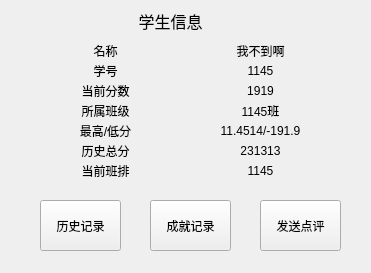
<?xml version="1.0" encoding="UTF-8"?>
<ui version="4.0">
 <class>Form</class>
 <widget class="QWidget" name="Form">
  <property name="geometry">
   <rect>
    <x>0</x>
    <y>0</y>
    <width>371</width>
    <height>273</height>
   </rect>
  </property>
  <property name="windowTitle">
   <string>学生信息</string>
  </property>
  <widget class="QLabel" name="label_3">
   <property name="geometry">
    <rect>
     <x>70</x>
     <y>60</y>
     <width>71</width>
     <height>21</height>
    </rect>
   </property>
   <property name="text">
    <string>学号</string>
   </property>
   <property name="alignment">
    <set>Qt::AlignCenter</set>
   </property>
   <property name="openExternalLinks">
    <bool>false</bool>
   </property>
  </widget>
  <widget class="QLabel" name="label_5">
   <property name="geometry">
    <rect>
     <x>70</x>
     <y>140</y>
     <width>71</width>
     <height>21</height>
    </rect>
   </property>
   <property name="text">
    <string>历史总分</string>
   </property>
   <property name="alignment">
    <set>Qt::AlignCenter</set>
   </property>
   <property name="openExternalLinks">
    <bool>false</bool>
   </property>
  </widget>
  <widget class="QLabel" name="label_4">
   <property name="geometry">
    <rect>
     <x>70</x>
     <y>120</y>
     <width>71</width>
     <height>21</height>
    </rect>
   </property>
   <property name="text">
    <string>最高/低分</string>
   </property>
   <property name="alignment">
    <set>Qt::AlignCenter</set>
   </property>
   <property name="openExternalLinks">
    <bool>false</bool>
   </property>
  </widget>
  <widget class="QLabel" name="label_2">
   <property name="geometry">
    <rect>
     <x>70</x>
     <y>40</y>
     <width>71</width>
     <height>21</height>
    </rect>
   </property>
   <property name="text">
    <string>名称</string>
   </property>
   <property name="alignment">
    <set>Qt::AlignCenter</set>
   </property>
   <property name="openExternalLinks">
    <bool>false</bool>
   </property>
  </widget>
  <widget class="QLabel" name="label_9">
   <property name="geometry">
    <rect>
     <x>70</x>
     <y>80</y>
     <width>71</width>
     <height>21</height>
    </rect>
   </property>
   <property name="text">
    <string>当前分数</string>
   </property>
   <property name="alignment">
    <set>Qt::AlignCenter</set>
   </property>
   <property name="openExternalLinks">
    <bool>false</bool>
   </property>
  </widget>
  <widget class="QLabel" name="label_10">
   <property name="geometry">
    <rect>
     <x>70</x>
     <y>100</y>
     <width>71</width>
     <height>21</height>
    </rect>
   </property>
   <property name="frameShape">
    <enum>QFrame::NoFrame</enum>
   </property>
   <property name="frameShadow">
    <enum>QFrame::Plain</enum>
   </property>
   <property name="text">
    <string>所属班级</string>
   </property>
   <property name="textFormat">
    <enum>Qt::PlainText</enum>
   </property>
   <property name="alignment">
    <set>Qt::AlignCenter</set>
   </property>
   <property name="openExternalLinks">
    <bool>false</bool>
   </property>
  </widget>
  <widget class="QLabel" name="label_6">
   <property name="geometry">
    <rect>
     <x>200</x>
     <y>60</y>
     <width>121</width>
     <height>21</height>
    </rect>
   </property>
   <property name="autoFillBackground">
    <bool>false</bool>
   </property>
   <property name="text">
    <string>1145</string>
   </property>
   <property name="alignment">
    <set>Qt::AlignCenter</set>
   </property>
   <property name="openExternalLinks">
    <bool>false</bool>
   </property>
  </widget>
  <widget class="QLabel" name="label_7">
   <property name="geometry">
    <rect>
     <x>200</x>
     <y>140</y>
     <width>121</width>
     <height>21</height>
    </rect>
   </property>
   <property name="text">
    <string>231313</string>
   </property>
   <property name="alignment">
    <set>Qt::AlignCenter</set>
   </property>
   <property name="openExternalLinks">
    <bool>false</bool>
   </property>
  </widget>
  <widget class="QLabel" name="label_8">
   <property name="geometry">
    <rect>
     <x>200</x>
     <y>120</y>
     <width>121</width>
     <height>21</height>
    </rect>
   </property>
   <property name="text">
    <string>11.4514/-191.9</string>
   </property>
   <property name="alignment">
    <set>Qt::AlignCenter</set>
   </property>
   <property name="openExternalLinks">
    <bool>false</bool>
   </property>
  </widget>
  <widget class="QLabel" name="label_11">
   <property name="geometry">
    <rect>
     <x>200</x>
     <y>40</y>
     <width>121</width>
     <height>21</height>
    </rect>
   </property>
   <property name="text">
    <string>我不到啊</string>
   </property>
   <property name="alignment">
    <set>Qt::AlignCenter</set>
   </property>
   <property name="openExternalLinks">
    <bool>false</bool>
   </property>
  </widget>
  <widget class="QLabel" name="label_12">
   <property name="geometry">
    <rect>
     <x>200</x>
     <y>80</y>
     <width>121</width>
     <height>21</height>
    </rect>
   </property>
   <property name="text">
    <string>1919</string>
   </property>
   <property name="alignment">
    <set>Qt::AlignCenter</set>
   </property>
   <property name="openExternalLinks">
    <bool>false</bool>
   </property>
  </widget>
  <widget class="QLabel" name="label_13">
   <property name="geometry">
    <rect>
     <x>200</x>
     <y>100</y>
     <width>121</width>
     <height>21</height>
    </rect>
   </property>
   <property name="text">
    <string>1145班</string>
   </property>
   <property name="alignment">
    <set>Qt::AlignCenter</set>
   </property>
   <property name="openExternalLinks">
    <bool>false</bool>
   </property>
  </widget>
  <widget class="QPushButton" name="pushButton">
   <property name="geometry">
    <rect>
     <x>40</x>
     <y>200</y>
     <width>81</width>
     <height>51</height>
    </rect>
   </property>
   <property name="text">
    <string>历史记录</string>
   </property>
  </widget>
  <widget class="QPushButton" name="pushButton_2">
   <property name="geometry">
    <rect>
     <x>150</x>
     <y>200</y>
     <width>81</width>
     <height>51</height>
    </rect>
   </property>
   <property name="text">
    <string>成就记录</string>
   </property>
  </widget>
  <widget class="QPushButton" name="pushButton_3">
   <property name="geometry">
    <rect>
     <x>260</x>
     <y>200</y>
     <width>81</width>
     <height>51</height>
    </rect>
   </property>
   <property name="text">
    <string>发送点评</string>
   </property>
  </widget>
  <widget class="QLabel" name="label_14">
   <property name="geometry">
    <rect>
     <x>110</x>
     <y>10</y>
     <width>121</width>
     <height>21</height>
    </rect>
   </property>
   <property name="font">
    <font>
     <pointsize>12</pointsize>
    </font>
   </property>
   <property name="text">
    <string>学生信息</string>
   </property>
   <property name="alignment">
    <set>Qt::AlignCenter</set>
   </property>
   <property name="openExternalLinks">
    <bool>false</bool>
   </property>
  </widget>
  <widget class="QLabel" name="label_15">
   <property name="geometry">
    <rect>
     <x>70</x>
     <y>160</y>
     <width>71</width>
     <height>21</height>
    </rect>
   </property>
   <property name="text">
    <string>当前班排</string>
   </property>
   <property name="alignment">
    <set>Qt::AlignCenter</set>
   </property>
   <property name="openExternalLinks">
    <bool>false</bool>
   </property>
  </widget>
  <widget class="QLabel" name="label_16">
   <property name="geometry">
    <rect>
     <x>200</x>
     <y>160</y>
     <width>121</width>
     <height>21</height>
    </rect>
   </property>
   <property name="text">
    <string>1145</string>
   </property>
   <property name="alignment">
    <set>Qt::AlignCenter</set>
   </property>
   <property name="openExternalLinks">
    <bool>false</bool>
   </property>
  </widget>
 </widget>
 <resources/>
 <connections/>
</ui>
